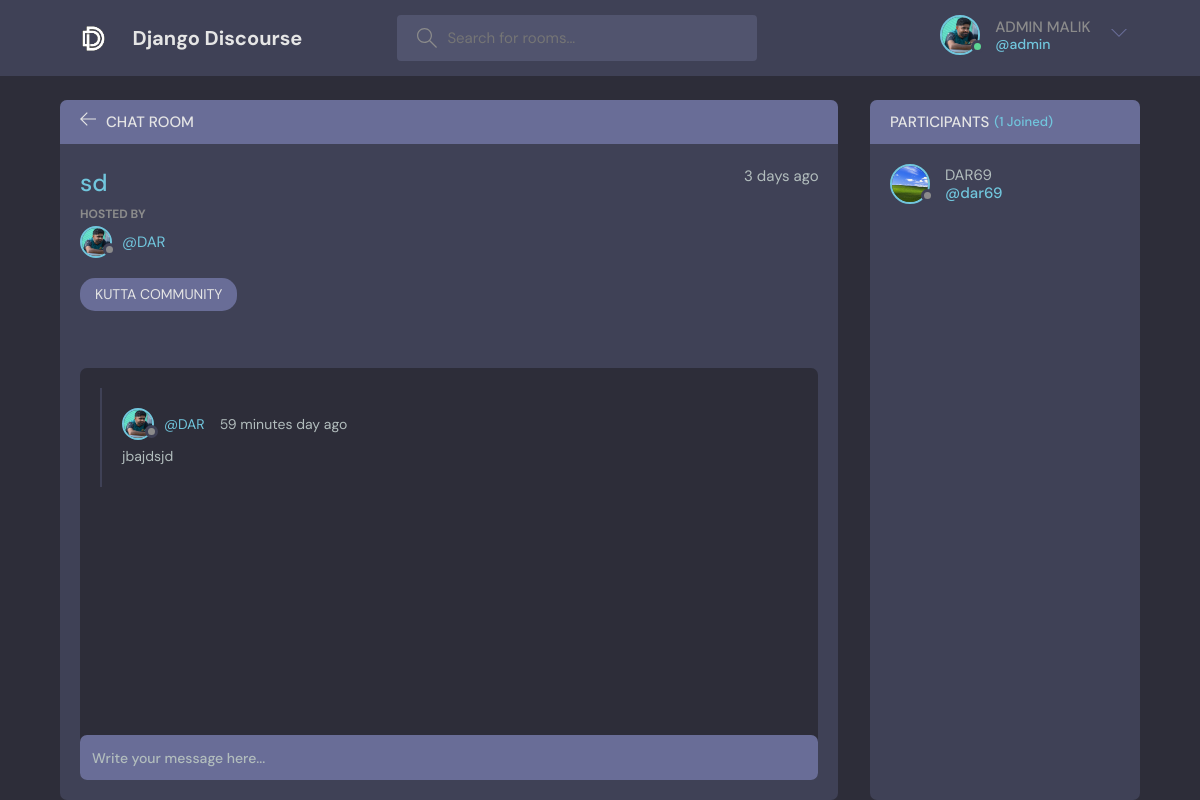
/room/2/ (signed in), run on the app's committed database.
### chat/models.py (models this page shows, shortened)
class User(AbstractUser):
    name = models.CharField(max_length=200,null=True)
    email = models.EmailField(unique=True,null=True)
    bio = models.TextField(null=True)
    avatar = models.ImageField(null=True,default="avatar.svg")
    USERNAME_FIELD = 'email'
    REQUIRED_FIELDS = []

class Room(models.Model):
    host = models.ForeignKey(User,on_delete=models.SET_NULL,null=True)
    name = models.CharField(max_length=200)
    description = models.TextField(null=True,blank=True)
    participants = models.ManyToManyField(User,related_name="Participants",blank=True)
    topic = models.ForeignKey(Topic,on_delete=models.SET_NULL,null=True)
    updated = models.DateTimeField(auto_now=True)
    created = models.DateTimeField(auto_now_add=True)
    class Meta:
        ordering = ['-updated','-created']

class Topic(models.Model):
    topic = models.CharField(max_length=200)
    def __str__(self):
        return self.topic

class Message(models.Model):
    user = models.ForeignKey(User,on_delete=models.CASCADE)
    room = models.ForeignKey(Room,on_delete=models.CASCADE)
    message = models.TextField()
    updated = models.DateTimeField(auto_now=True)
    created = models.DateTimeField(auto_now_add=True)
    def __str__(self):
        return self.message

### chat/views.py (the view, shortened to what this page needs)
# urls.py: path('room/<str:pk>/',views.room,name="room"),
def room(request,pk):
    room = Room.objects.get(id=pk)
    chats = room.message_set.all().order_by('-created')
    participants = room.participants.all()
    context = {'room' : room,'page' : room.name,'chats':chats,'participants': participants}
    return render(request,'chat/room.html',context)

### chat/templates/chat/room.html (shortened to what this page needs)
{% extends "base.html" %}
{% block content %}
    <main class="profile-page layout layout--2">
      <div class="container">
        <div class="room">
          <div class="room__top">
            <div class="room__topLeft">
              <a href="{% url 'room' room.id %}">
                <svg version="1.1" xmlns="http://www.w3.org/2000/svg" width="32" height="32" viewBox="0 0 32 32">
                  <title>arrow-left</title>
                  <path
                    d="M13.723 2.286l-13.723 13.714 13.719 13.714 1.616-1.611-10.96-10.96h27.625v-2.286h-27.625l10.965-10.965-1.616-1.607z"
                  ></path>
                </svg>
              </a>
              <h3>Chat Room</h3>
            </div>
          </div>
          <div class="room__box scroll">
            <div class="room__header scroll">
              <div class="room__info">
                <h3>{{room.name}}</h3>
                <span>3 days ago</span>
              </div>
              <div class="room__hosted">
                <p>Hosted By</p>
                <a href="{% url 'userprofile' room.host.id %}" class="room__author">
                  <div class="avatar avatar--small">
                    <img src="{{user.avatar.url}}" />
                  </div>
                  <span>@{{room.host.name}}</span>
                </a>
              </div>
              <span class="room__topics">{{room.topic}}</span>
            </div>
            <div class="room__conversation">
              <div class="threads scroll">
                {% for chat in chats %}
                <div class="thread">
                  <div class="thread__top">
                    <div class="thread__author">
                      <a href="{% url 'userprofile' user.id %}" class="thread__authorInfo">
                        <div class="avatar avatar--small">
                          <img src="{{user.avatar.url}}" />
                        </div>
                        <span>@{{chat.user.name}}</span>
                      </a>
                      <span class="thread__date">{{chat.created|timesince}} day ago</span>
                    </div>
                  </div>
                  <div class="thread__details">
                    {{chat}}
                  </div>
                </div>
                {% endfor %}
              </div>
            </div>
          </div>
          <div class="room__message">
            <form method="POST" action="">
              <input name="message_body" placeholder="Write your message here..." />
            </form>
          </div>
        </div>
        <div class="participants">
          <h3 class="participants__top">Participants <span>({{participants.count}} Joined)</span></h3>
          <div class="participants__list scroll">
            {% for user in participants %}
            <a href="{% url 'userprofile' user.id %}" class="participant">
              <div class="avatar avatar--medium">
                <img src="{{user.avatar.url}}" />
              </div>
              <p style="text-transform: uppercase;">
                {{user.username}}
                <span style="text-transform: none;">@{{user.username}}</span>
              </p>
            </a>
            {% endfor %}
          </div>
        </div>
      </div>
    </main>
    {% endblock %}

### templates/navbar.html (shortened to what this page needs)
{% load static %}
<header class="header header--loggedIn">
    <div class="container">
      <a href="{% url 'home' %}" class="header__logo">
        <img style="mix-blend-mode:lighten;height: 39px;width: 39px;" src="{% static 'images/DD.jpg' %}" />
        <h1>Django Discourse</h1>
      </a>
      <form class="header__search" method="GET" action="{% url 'home' %}">
        <label>
          <input name="q" placeholder="Search for rooms..." />
        </label>
      </form>
      <nav class="header__menu">
        {% if request.user.is_authenticated %}
        <div class="header__user">
          <a href="{% url 'userprofile' request.user.id %}">
            <div class="avatar avatar--medium active">
              <img src="{{request.user.avatar.url}}" />
            </div>
            <p style="text-transform: uppercase;">{{ request.user.name }} <span style="text-transform: none;">@{{ request.user.username}}</span></p>
          </a>
          <button class="dropdown-button">
            <svg version="1.1" xmlns="http://www.w3.org/2000/svg" width="32" height="32" viewBox="0 0 32 32">
              <title>chevron-down</title>
              <path d="M16 21l-13-13h-3l16 16 16-16h-3l-13 13z"></path>
            </svg>
          </button>
        </div>
        {% else %}
        <a href="{% url 'loginpage' %}">
          <img src="{% static 'images/avatar.svg' %}" />
          <p>Login</p>
        </a>
        {% endif %}
      </nav>
    </div>
  </header>

### data on the page
User: user.avatar (picture), user.name "ADMIN MALIK", user.username "admin", avatar (picture)
Room: name "sd", host.name "DAR", topic "KUTTA COMMUNITY"
Message: avatar (picture), user.name "DAR", created "59 minutes", message "jbajdsjd"
User: avatar (picture), username "DAR69", username "dar69"

### other printed values
{{ participants.count }} "1"
